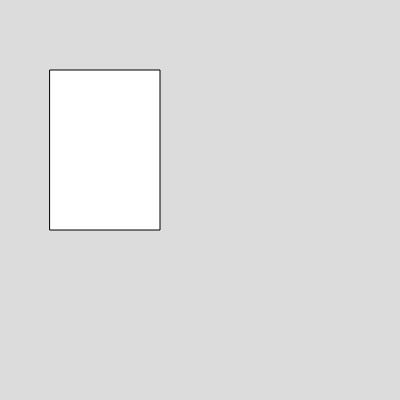
Frame 1 (no input)
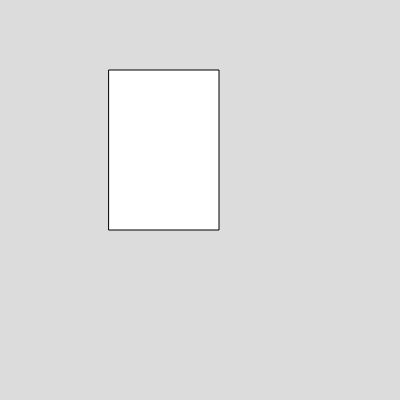
Frame 60 (no input)
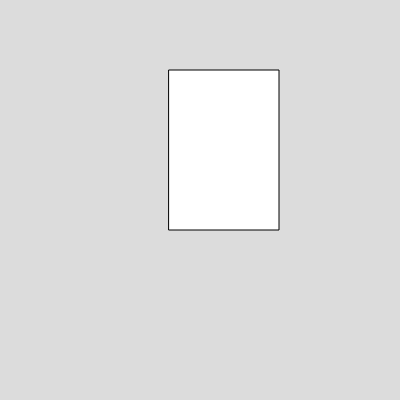
Frame 120 (the mouse pressed at the canvas centre since frame 60)

The p5.js sketch that drew these frames (run headless with seeded random() and noise() and a simulated clock; from frame 60 on, the mouse is pressed at the canvas centre):

// p5.js sketch
// ── sketch.js
var box
function setup() {
  createCanvas(400, 400);
  box = new Box(50, 70, 110, 160);
}

function draw() {
  background(220);
  box.show()
  box.move()
}


// ── box.js
class Box {
  constructor(x, y, width, height) {
    this.x = x
    this.y = y
    this.width = width
    this.height = height

  }
  move() {
    this.x += 1
  }
  show() {
    rect(this.x, this.y, this.width, this.height)
  }


}
